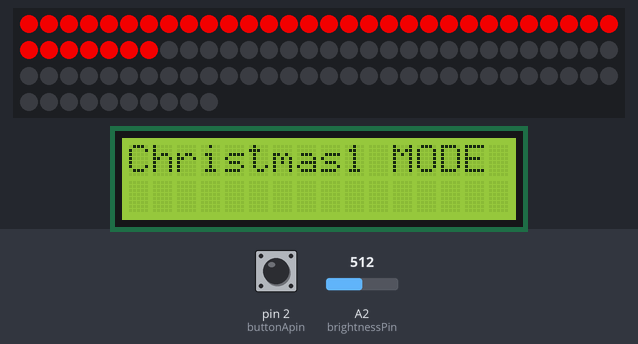
A sketch run on a simulated Arduino Uno, built with avr-gcc and run on an emulated ATmega328P. Shown: 100 RGB LEDs in strip order, left to right, continuing on the next row, 16×2 character LCD. The inputs (shaded band) are chosen by the test bench; at power-on: pin 2 (buttonApin) HIGH, A2 (brightnessPin) = 512. Random numbers use the default seed unless the sketch sets one.

Above: at 1.2 s.
1.3 s: pin 2 (buttonApin) pulled LOW for 3 s
At 2.4 s:
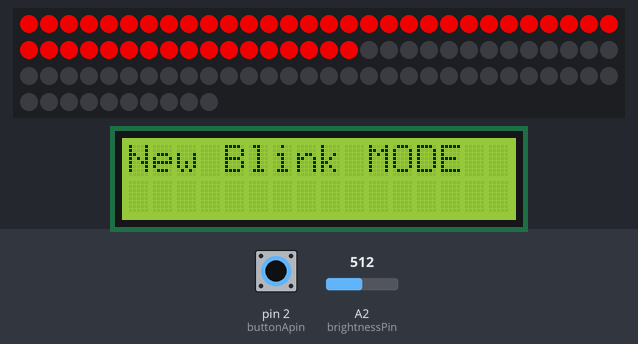
9.7 s: pin 2 (buttonApin) pulled LOW for 3 s
At 14.3 s:
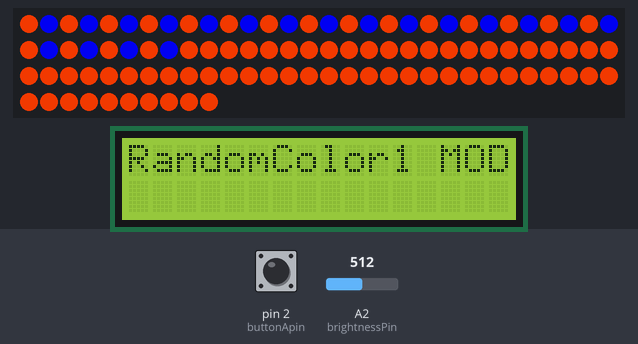
14.4 s: pin 2 (buttonApin) pulled LOW for 3 s
At 19.7 s:
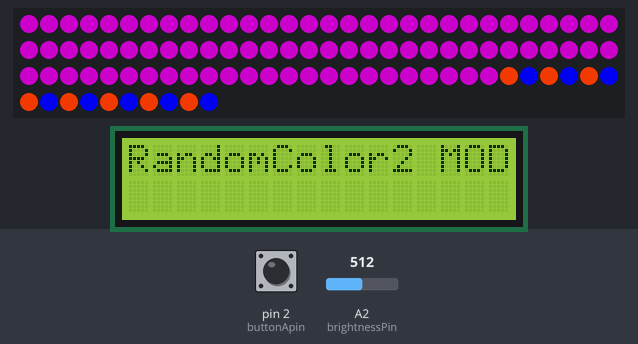
19.8 s: pin 2 (buttonApin) pulled LOW for 3 s
At 20.7 s:
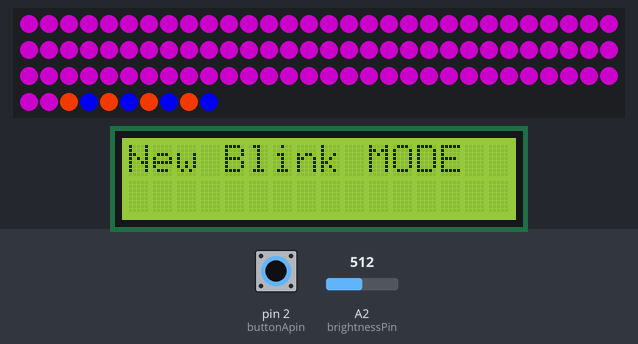
24.9 s: pin 2 (buttonApin) pulled LOW for 3 s
At 30.2 s:
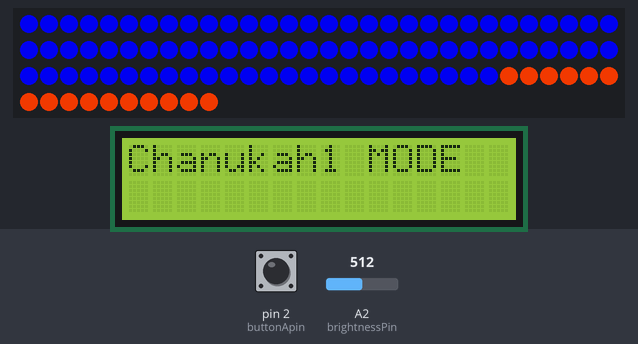
30.3 s: pin 2 (buttonApin) pulled LOW for 3 s
At 33.76 s:
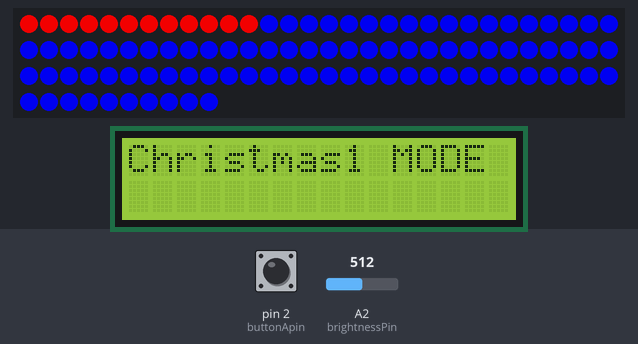

The sketch:

sketch_light_strip_test.ino
```cpp
#include <Adafruit_WS2801.h>
#include <SPI.h>
#include <LiquidCrystal.h>

// Note - Pins 3,5,10,11,12,13 used by wi-fi card, so using
// 4 and 6 to communicate with the LED strand and 2 for button
const int dataPin = 4;
const int clockPin = 6;
const int buttonApin = 2;

const int brightnessPin = A2;

// LEDMode starts at mode 1
int LEDMode = 7;
const int LEDModeMax = 7;

//  Brightness reduction factor, controlled by variable resister knob
// int dimmingLevel = 0;

// timestamp for button push timer
unsigned long currentMillis = 0;
unsigned long previousMillis = 0;

unsigned long startUpMsgDelay = 7000;

boolean breakLEDMode = false;

// Using some analog pins to free up for sensor/Wi-FI
// A0 must be free for future microphone use
LiquidCrystal lcd(7, 8, 9, 17, 18, 19);

// Set the first variable to the NUMBER of pixels. 25 = 25 pixels in a row
Adafruit_WS2801 strip = Adafruit_WS2801(100 , dataPin, clockPin);

void setup()
{
    pinMode(buttonApin, INPUT_PULLUP);

    strip.begin();
    // Update LED contents, to start they are all 'off'
    strip.show();

    // Interrupt for button push - 0 is pin 2, 1 is pin 3
    attachInterrupt( 0, buttonCheck, LOW );

    lcd.begin(16, 2);
    // Print a message to the LCD.
     lcd.setCursor(0, 0);
    lcd.print("Mike's");
    lcd.setCursor(0, 1);
    lcd.print("Holiday Lights!");
}

// fill the dots one after the other with said color
// good for testing purposes
void colorWipe(uint32_t c, uint8_t wait, char oddEvenAll, char beginOrEnd )
{
    int i;

    if ( ( !beginOrEnd || beginOrEnd == 'B' ) && !breakLEDMode )
    {
        for ( i=0; i < strip.numPixels(); i++ )
        {
            if ( oddEvenAll == 'A' )
            {
                strip.setPixelColor(i, c);
            }
            else if ( oddEvenAll == 'E' and i % 2 == 0 )
            {
                strip.setPixelColor(i, c);
            }
            else if ( oddEvenAll == 'O' and i % 2 == 1 )
            {
                strip.setPixelColor(i, c);
            }

            if ( !breakLEDMode )
            {
                strip.show();
                delay(wait);
            }
        }
    }
    else if ( beginOrEnd == 'E' && !breakLEDMode )
    {
        for ( i = strip.numPixels(); i > -1; i-- )
        {
            if ( oddEvenAll == 'A' )
            {
                strip.setPixelColor(i, c);
            }
            else if ( oddEvenAll == 'E' and i % 2 == 0 )
            {
                strip.setPixelColor(i, c);
            }
            else if ( oddEvenAll == 'O' and i % 2 == 1 )
            {
                strip.setPixelColor(i, c);
            }

            if ( !breakLEDMode )
            {
                strip.show();
                delay(wait);
            }
        }
    }
}

// set 2 colors down the strip, alternating
void colorSet2(uint32_t color1, uint32_t color2, int wait )
{
    int i;

    for ( i=0; i < strip.numPixels(); i++ )
    {
        if ( ( i % 2 ) == 1 )
        {
            strip.setPixelColor(i, color1);
        }
        else if ( ( i % 2 ) == 0 )
        {
            strip.setPixelColor(i, color2);
        }
    }
    if ( !breakLEDMode )
    {
        strip.show();
        delay(wait);
    }
}

// set 3 colors down the strip, alternating
void colorSet3(uint32_t color1, uint32_t color2, uint32_t color3, int wait )
{
    int i;

    for ( i=0; i < strip.numPixels(); i++ )
    {
        //strip.setPixelColor(i, color1);
        if ( ( i % 3 ) == 2 )
        {
            strip.setPixelColor(i, color1);
        }
        else if ( ( i % 3 ) == 1 )
        {
            strip.setPixelColor(i, color2);
        }
        else if ( ( i % 3 ) == 0 )
        {
            strip.setPixelColor(i, color3);
        }
    }
    if ( !breakLEDMode )
    {
        strip.show();
        delay(wait);
    }
}

// set 2 colors, strip is first color and then 2nd color "chases" up and down the strip
void colorChase2(uint32_t color1, uint32_t color2, int wait )
{
    int i;
    int j;

    //initialize with one color
    for ( i=0; i < strip.numPixels() && !breakLEDMode; i++ )
    {
        if ( i == 0 )
            strip.setPixelColor(i, color2);
        else
            strip.setPixelColor(i, color1);
    }

    if ( !breakLEDMode )
    {
        strip.show();
        delay(wait);
    }

    // start at beginning
    for ( j=0; j < strip.numPixels() && !breakLEDMode; j++ )
    {
        for ( i=0; i < strip.numPixels(); i++ )
        {
            if ( i == j )
                strip.setPixelColor(i, color2);
            else
                strip.setPixelColor(i, color1);
        }

        if ( !breakLEDMode )
        {
            strip.show();
            delay(wait);
        }
    }

    // bring it back
    for ( j=strip.numPixels(); j > 0 && !breakLEDMode; j-- )
    {
        for ( i=0; i < strip.numPixels(); i++ )
        {
            if ( i == j )
                strip.setPixelColor(i, color2);
            else
                strip.setPixelColor(i, color1);
        }

        if ( !breakLEDMode )
        {
            strip.show();
            delay(wait);
        }
    }
}

// randomly set a LED to one of 2 colors down the strip for a twinkle
// effect
void twinkle2(uint32_t color1, uint32_t color2, int wait, int iterations )
{
    int i;
    int c;

    for ( int x = 0; x < iterations && !breakLEDMode; x++ )
    {
        i = random(0, strip.numPixels());
        c = random(0,2);

        if ( c == 1 )
            strip.setPixelColor(i, color2);
        else
            strip.setPixelColor(i, color1);

        if ( !breakLEDMode )
        {
            strip.show();
            delay(wait);
        }
    }
 }

// randomly set a LED to one of 3 colors down the strip for a twinkle
// effect
void twinkle3(uint32_t color1, uint32_t color2, uint32_t color3, int wait, int iterations )
{
    int i;
    int c;

    for ( int x = 0; x < iterations && !breakLEDMode; x++ )
    {
        i = random(0, strip.numPixels());
        c = random(0,3);

        if ( c == 2 )
            strip.setPixelColor(i, color3);
        else if ( c == 1 )
            strip.setPixelColor(i, color2);
        else
            strip.setPixelColor(i, color1);

        if ( !breakLEDMode )
        {
            strip.show();
            delay(wait);
        }
    }
 }

/* Helper functions */
// Create a 24 bit color value from R,G,B
uint32_t Color(byte r, byte g, byte b)
{
    uint32_t c;
    c = r;
    c <<= 8;
    c |= g;
    c <<= 8;
    c |= b;
    return c;
}

uint32_t getRealColor( String colorName )
{

    // When the color is set, read the analog port to check the variable resistor
    // and see if the brightness was turned down.

    uint32_t dimmingLevel = checkBrightnessLevel();

    if ( colorName == "RED" )
    {
        return Color( 255 - dimmingLevel, 0, 0 );
    }
    else if ( colorName == "ORANGE" )
    {
        return Color( 255 - dimmingLevel, 60 - (dimmingLevel / 4), 0) ;
    }
    else if ( colorName == "BLUE" )
    {
        return Color( 0, 0, 255 - dimmingLevel );
    }
    else if ( colorName == "GREEN" )
    {
        return Color( 0, 255 - dimmingLevel, 0 );
    }
    else if ( colorName == "SEAGREEN" )
    {
        return Color( 0, 255 - dimmingLevel, 64 - (dimmingLevel / 4) );
    }
    else if ( colorName == "YELLOW" )
    {
        return Color( 128 - (dimmingLevel / 2), 128 - (dimmingLevel / 2), 0 );
    }
    else if ( colorName == "SILVER" )
    {
        return Color( 180 - dimmingLevel, 190 - dimmingLevel, 190 - dimmingLevel );
    }
    else if ( colorName == "CYAN" )
    {
        return Color( 0, 128 - (dimmingLevel / 2), 128 - (dimmingLevel / 2));
    }
    else if ( colorName == "MAGENTA" )
    {
        return Color( 128 - (dimmingLevel / 2), 0, 128 - (dimmingLevel / 2) );
    }
    else if ( colorName == "PINK" )
    {
        return Color( 255 - dimmingLevel, 100 - (dimmingLevel / 2), 175 - dimmingLevel );
    }
    else if ( colorName == "WHITE" )
    {
        return Color( 200 - dimmingLevel, 200 - dimmingLevel, 200 - dimmingLevel );
    }
}

uint32_t checkBrightnessLevel( )
{
    int analogLevel =  analogRead(brightnessPin);
    int reduction = ( analogLevel + 1 ) / 12 ;
    return reduction;
}

uint32_t getRandomColor( )
{
    int x = random( 1,7 );

    if ( x == 1 )
       return getRealColor( "RED" );
    else if ( x == 2 )
        return getRealColor( "BLUE" );
    else if ( x == 3 )
        return getRealColor( "GREEN" );
    else if ( x == 4 )
        return getRealColor( "YELLOW" );
    else if ( x == 5 )
        return getRealColor( "CYAN" );
    else if ( x == 6 )
        return getRealColor( "MAGENTA" );
}

void buttonCheck()
{
    // breakLEDMode tells the current light loop to break and also by checking
    // for false here, it prevents the mode from skipping ahead until the
    // current mode is finished and the next one started.
    if ( digitalRead(buttonApin) == LOW and breakLEDMode == false )
    {
        LEDMode++;
        breakLEDMode = true;
        if ( LEDMode > LEDModeMax )
        {
            LEDMode = 1;
        }
    }

    lcd.clear();
    lcd.setCursor(0, 0);
    lcd.print("New Blink MODE");
}

void ColorTest1()
{
    breakLEDMode = false;

    if ( millis() > startUpMsgDelay )
    {
        lcd.clear();
        lcd.setCursor(0, 0);
        lcd.print("ColorTest1 MODE");
    }

    while ( breakLEDMode != true )
    {
        if ( millis() > startUpMsgDelay )
        {
            lcd.clear();
            lcd.setCursor(0, 0);
            lcd.print("ColorTest1 MODE");
            lcd.setCursor(0, 1);
            lcd.print("***RED***");
        }
        colorWipe(getRealColor( "RED" ), 25, 'A', 'B' );
        if ( millis() > startUpMsgDelay )
        {
            lcd.clear();
            lcd.setCursor(0, 0);
            lcd.print("ColorTest1 MODE");
            lcd.setCursor(0, 1);
            lcd.print("***ORANGE***");
        }
        colorWipe(getRealColor( "ORANGE" ), 25, 'A', 'B' );
        if ( millis() > startUpMsgDelay )
        {
            lcd.clear();
            lcd.setCursor(0, 0);
            lcd.print("ColorTest1 MODE");
            lcd.setCursor(0, 1);
            lcd.print("***BLUE***");
        }
        colorWipe(getRealColor( "BLUE" ), 25, 'A', 'B' );
        if ( millis() > startUpMsgDelay )
        {
            lcd.clear();
            lcd.setCursor(0, 0);
            lcd.print("ColorTest1 MODE");
            lcd.setCursor(0, 1);
            lcd.print("***GREEN***");
        }
        colorWipe(getRealColor( "GREEN" ), 25, 'A', 'B' );
        if ( millis() > startUpMsgDelay )
        {
            lcd.clear();
            lcd.setCursor(0, 0);
            lcd.print("ColorTest1 MODE");
            lcd.setCursor(0, 1);
            lcd.print("***SEAGREEN***");
        }
        colorWipe(getRealColor( "SEAGREEN" ), 25, 'A', 'B' );
        if ( millis() > startUpMsgDelay )
        {
            lcd.clear();
            lcd.setCursor(0, 0);
            lcd.print("ColorTest1 MODE");
            lcd.setCursor(0, 1);
            lcd.print("***YELLOW***");
        }
        colorWipe(getRealColor( "YELLOW" ), 25, 'A', 'B' );
        if ( millis() > startUpMsgDelay )
        {
            lcd.clear();
            lcd.setCursor(0, 0);
            lcd.print("ColorTest1 MODE");
            lcd.setCursor(0, 1);
            lcd.print("***SILVER***");
        }
        colorWipe(getRealColor( "SILVER" ), 25, 'A', 'B' );
        if ( millis() > startUpMsgDelay )
        {
            lcd.clear();
            lcd.setCursor(0, 0);
            lcd.print("ColorTest1 MODE");
            lcd.setCursor(0, 1);
            lcd.print("***CYAN***");
        }
        colorWipe(getRealColor( "CYAN" ), 25, 'A', 'B' );
        if ( millis() > startUpMsgDelay )
        {
            lcd.clear();
            lcd.setCursor(0, 0);
            lcd.print("ColorTest1 MODE");
            lcd.setCursor(0, 1);
            lcd.print("***MAGENTA***");
        }
        colorWipe(getRealColor( "MAGENTA" ), 25, 'A', 'B' );
        if ( millis() > startUpMsgDelay )
        {
            lcd.clear();
            lcd.setCursor(0, 0);
            lcd.print("ColorTest1 MODE");
            lcd.setCursor(0, 1);
            lcd.print("***PINK***");
        }
        colorWipe(getRealColor( "PINK" ), 25, 'A', 'B' );
        if ( millis() > startUpMsgDelay )
        {
            lcd.clear();
            lcd.setCursor(0, 0);
            lcd.print("ColorTest1 MODE");
            lcd.setCursor(0, 1);
            lcd.print("***WHITE***");
        }
        colorWipe(getRealColor( "WHITE" ), 25, 'A', 'B' );
    }
}

void RandomColor1()
{
    breakLEDMode = false;

    lcd.clear();
    lcd.setCursor(0, 0);
    lcd.print("RandomColor1 MODE");

    while ( breakLEDMode != true )
    {
        colorWipe(getRandomColor(), 30, 'O', 'B');
        colorWipe(getRandomColor(), 30, 'E', 'B');
    }
}

void RandomColor2()
{
    breakLEDMode = false;

    lcd.clear();
    lcd.setCursor(0, 0);
    lcd.print("RandomColor2 MODE");

    while ( breakLEDMode != true )
    {
        colorWipe(getRandomColor(), 15, 'A', 'B');
    }
}

// Run multiple MODES for christmas
void ChristmasProgram1()
{
    breakLEDMode = false;
    int x = 0;

    lcd.clear();
    lcd.setCursor(0, 0);
    lcd.print("Christmas1 MODE");

    while ( breakLEDMode != true )
    {
        for ( x = 0; x < 2 && breakLEDMode != true; x++ )
        {
            colorWipe(getRealColor( "RED"), 15, 'A', 'B' );
            colorWipe(getRealColor( "GREEN"), 15, 'A', 'E' );
            colorWipe(getRealColor( "BLUE"), 15, 'A', 'B' );
            colorWipe(getRealColor( "RED"), 15, 'A', 'E' );
            colorWipe(getRealColor( "GREEN"), 15, 'A', 'B' );
            colorWipe(getRealColor( "BLUE"), 15, 'A', 'E' );
        }

        for ( x = 0; x < 8 && breakLEDMode != true; x++ )
        {
            colorSet3(getRealColor("RED"), getRealColor("BLUE"), getRealColor("GREEN"), 1000); // red fill
            colorSet3(getRealColor("BLUE"), getRealColor("GREEN"), getRealColor("RED"), 1000); // red fill
            colorSet3(getRealColor("GREEN"), getRealColor("RED"), getRealColor("BLUE"), 1000); // red fill
        }

        colorChase2(getRealColor("RED"), getRealColor("GREEN"), 20 );
        colorChase2(getRealColor("GREEN"), getRealColor("RED"), 20 );
        colorChase2(getRealColor("BLUE"), getRealColor("RED"), 20 );

        twinkle3(getRealColor("RED"), getRealColor("BLUE"), getRealColor("GREEN"), 50, 400 );
    }
}

void HalloweenProgram1()
{
    breakLEDMode = false;
    int x = 0;

    lcd.clear();
    lcd.setCursor(0, 0);
    lcd.print("Halloween1 MODE");

    while ( breakLEDMode != true )
    {
        for ( x = 0; x < 2 && breakLEDMode != true; x++ )
        {
            colorWipe(getRealColor( "ORANGE"), 15, 'A', 'B' );
            colorWipe(getRealColor( "WHITE"), 15, 'A', 'E' );
            colorWipe(getRealColor( "RED"), 15, 'A', 'B' );
            colorWipe(getRealColor( "ORANGE"), 15, 'A', 'E' );
            colorWipe(getRealColor( "WHITE"), 15, 'A', 'B' );
            colorWipe(getRealColor( "RED"), 15, 'A', 'E' );
        }

        for ( x = 0; x < 4 && breakLEDMode != true; x++ )
        {
            colorSet3(getRealColor("ORANGE"), getRealColor("WHITE"), getRealColor("RED"), 1000); // red fill
            colorSet3(getRealColor("WHITE"), getRealColor("RED"), getRealColor("ORANGE"), 1000); // red fill
            colorSet3(getRealColor("RED"), getRealColor("ORANGE"), getRealColor("WHITE"), 1000); // red fill
        }

        for ( x = 0; x < 4 && breakLEDMode != true; x++ )
        {
            colorSet3(getRealColor("ORANGE"), getRealColor("WHITE"), getRealColor("RED"), 500); // red fill
            colorSet3(getRealColor("WHITE"), getRealColor("RED"), getRealColor("ORANGE"), 500); // red fill
            colorSet3(getRealColor("RED"), getRealColor("ORANGE"), getRealColor("WHITE"), 500); // red fill
        }

        colorChase2(getRealColor("ORANGE"), getRealColor("WHITE"), 20 );
        colorChase2(getRealColor("WHITE"), getRealColor("RED"), 20 );
        colorChase2(getRealColor("RED"), getRealColor("ORANGE"), 20 );

        twinkle3(getRealColor("ORANGE"), getRealColor("WHITE"), getRealColor("RED"), 50, 400 );
    }
}

void July4thProgram1()
{
    breakLEDMode = false;
    int x = 0;

    lcd.clear();
    lcd.setCursor(0, 0);
    lcd.print("July4th1 MODE");

    while ( breakLEDMode != true )
    {
        for ( x = 0; x < 2 && breakLEDMode != true; x++ )
        {
            colorWipe(getRealColor( "RED"), 15, 'A', 'B' );
            colorWipe(getRealColor( "WHITE"), 15, 'A', 'E' );
            colorWipe(getRealColor( "BLUE"), 15, 'A', 'B' );
            colorWipe(getRealColor( "RED"), 15, 'A', 'E' );
            colorWipe(getRealColor( "WHITE"), 15, 'A', 'B' );
            colorWipe(getRealColor( "BLUE"), 15, 'A', 'E' );
        }

        for ( x = 0; x < 4 && breakLEDMode != true; x++ )
        {
            colorSet3(getRealColor("RED"), getRealColor("WHITE"), getRealColor("BLUE"), 1000); // red fill
            colorSet3(getRealColor("BLUE"), getRealColor("RED"), getRealColor("WHITE"), 1000); // red fill
            colorSet3(getRealColor("WHITE"), getRealColor("BLUE"), getRealColor("RED"), 1000); // red fill
        }

        for ( x = 0; x < 4 && breakLEDMode != true; x++ )
        {
            colorSet3(getRealColor("RED"), getRealColor("WHITE"), getRealColor("BLUE"), 500 ); // red fill
            colorSet3(getRealColor("BLUE"), getRealColor("RED"), getRealColor("WHITE"), 500); // red fill
            colorSet3(getRealColor("WHITE"), getRealColor("BLUE"), getRealColor("RED"), 500); // red fill
        }

        colorChase2(getRealColor("RED"), getRealColor("WHITE"), 20 );
        colorChase2(getRealColor("WHITE"), getRealColor("BLUE"), 20 );
        colorChase2(getRealColor("BLUE"), getRealColor("RED"), 20 );

        twinkle3(getRealColor("RED"), getRealColor("WHITE"), getRealColor("BLUE"), 50, 400 );
    }
}

void ChanukahProgram1()
{
    breakLEDMode = false;
    int x = 0;

    lcd.clear();
    lcd.setCursor(0, 0);
    lcd.print("Chanukah1 MODE");

    while ( breakLEDMode != true )
    {
        for ( x = 0; x < 2 && breakLEDMode != true; x++ )
        {
            colorWipe(getRealColor( "BLUE"), 15, 'A', 'B' );
            colorWipe(getRealColor( "SILVER"), 15, 'A', 'E' );
            colorWipe(getRealColor( "BLUE"), 15, 'A', 'B' );
            colorWipe(getRealColor( "SILVER"), 15, 'A', 'E' );
        }

        for ( x = 0; x < 4 && breakLEDMode != true; x++ )
        {
            colorSet2(getRealColor("BLUE"), getRealColor("SILVER"), 1000);
            colorSet2(getRealColor("SILVER"), getRealColor("BLUE"), 1000);
        }

        for ( x = 0; x < 4 && breakLEDMode != true; x++ )
        {
            colorSet2(getRealColor("SILVER"), getRealColor("BLUE"), 1000);
            colorSet2(getRealColor("BLUE"), getRealColor("SILVER"), 1000);
        }

        colorChase2(getRealColor("BLUE"), getRealColor("SILVER"), 20 );
        colorChase2(getRealColor("SILVER"), getRealColor("BLUE"), 20 );

        twinkle2(getRealColor("BLUE"), getRealColor("SILVER"), 50, 400 );
    }
}

void loop ()
{
    restart_loop:
    // testswitch sets the program.  Maybe in the future use a switch on the arduino to control
    // the program and led readout to show the playing program
    // int testSwitch = 1;
    // LEDMode = 3;
    if ( LEDMode == 1)
    {
        ColorTest1();
    }
    if ( LEDMode == 2 )
    {
        RandomColor1();
    }
    else if ( LEDMode == 3 )
    {
        RandomColor2();
    }
    else if ( LEDMode == 4 )
    {
        July4thProgram1();
    }
    else if ( LEDMode == 5 )
    {
        HalloweenProgram1();
    }
    else if ( LEDMode == 6 )
    {
        ChanukahProgram1();
    }
    else if ( LEDMode == 7 )
    {
        ChristmasProgram1();
    }

}
```
